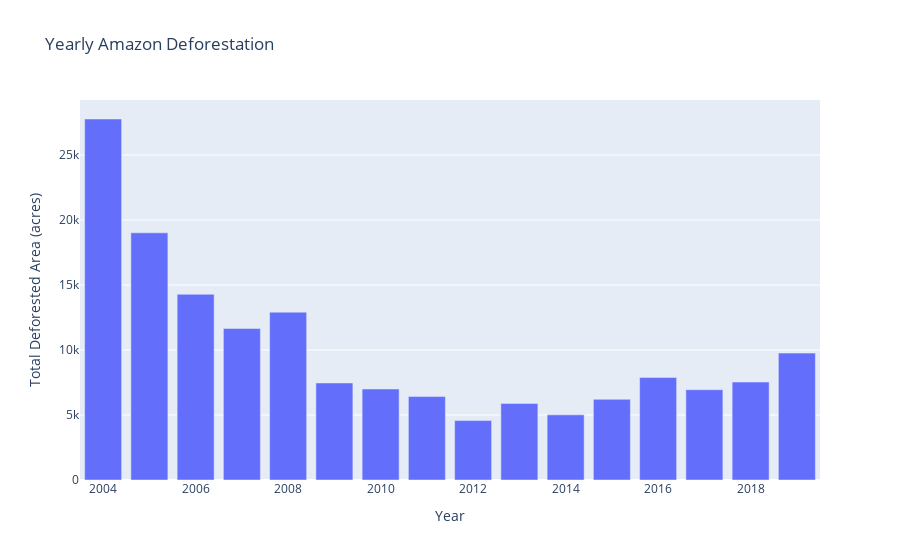

The cell this chart's notebook holds for it:
### Markdown cell above
### 1. Simple scatter plot

### Code cell
import plotly.express as px
fig = px.bar(df, y="TOTAL_DEFORESTED_AREA", x="YEAR",
                 labels=dict(TOTAL_DEFORESTED_AREA='Total Deforested Area (acres)', YEAR = "Year"),
                 title="Yearly Amazon Deforestation")
fig.show()

### Figure 1 — Plotly figure (JSON) as saved in the notebook; plotly's stock layout.template omitted (floating-point values rounded to 4 significant figures)
{"data": [{"alignmentgroup": "True", "hovertemplate": "Year=%{x}<br>Total Deforested Area (acres)=%{y}<extra></extra>", "legendgroup": "", "marker": {"color": "#636efa", "pattern": {"shape": ""}}, "name": "", "offsetgroup": "", "orientation": "v", "showlegend": false, "textposition": "auto", "type": "bar", "x": [2004, 2005, 2006, 2007, 2008, 2009, 2010, 2011, 2012, 2013, 2014, 2015, 2016, 2017, 2018, 2019], "xaxis": "x", "y": [27772, 19014, 14286, 11651, 12911, 7464, 7000, 6418, 4571, 5891, 5012, 6207, 7893, 6947, 7536, 9762], "yaxis": "y"}], "layout": {"barmode": "relative", "legend": {"tracegroupgap": 0}, "title": {"text": "Yearly Amazon Deforestation"}, "xaxis": {"anchor": "y", "domain": [0, 1], "title": {"text": "Year"}}, "yaxis": {"anchor": "x", "domain": [0, 1], "title": {"text": "Total Deforested Area (acres)"}}}}
